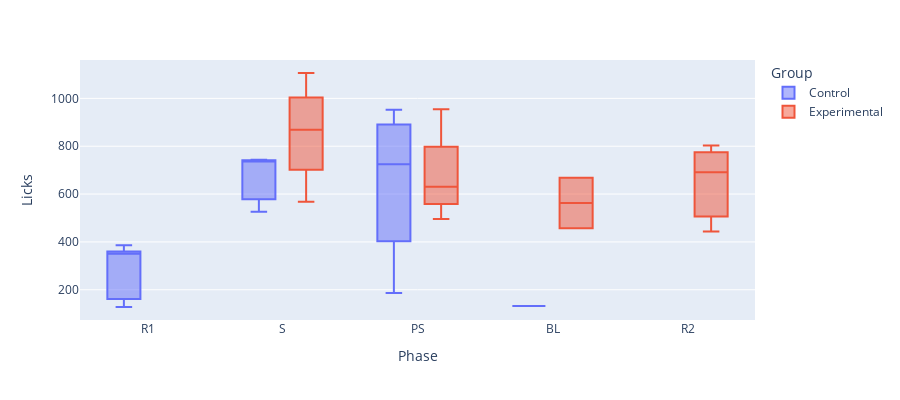

Notebook source saved alongside this figure:
### Code cell
import plotly.express as px
px.box(df_resamp,x='Phase',y='Licks',
       color='Group',hover_name='Mouse_ID',height=400)#,
#       category_orders=['BL','S','PS','R1','R2'])#,points='suspectedoutliers')

### Figure 1 — Plotly figure (JSON) as saved in the notebook; plotly's stock layout.template omitted (floating-point values rounded to 4 significant figures)
{"data": [{"alignmentgroup": "True", "hovertemplate": "<b>%{hovertext}</b><br><br>Group=Control<br>Phase=%{x}<br>Licks=%{y}<extra></extra>", "hovertext": [2, 1, 4, 22, 22, 3, 15, 14, 4, 14, 13, 1, 3], "legendgroup": "Control", "marker": {"color": "#636efa"}, "name": "Control", "notched": false, "offsetgroup": "Control", "orientation": "v", "showlegend": true, "type": "box", "x": ["R1", "R1", "S", "PS", "BL", "PS", "PS", "R1", "S", "PS", "R1", "R1", "S"], "x0": " ", "xaxis": "x", "y": [128, 351, 736, 186, 132, 952, 619, 386, 526, 830, 172, 351, 743], "y0": " ", "yaxis": "y"}, {"alignmentgroup": "True", "hovertemplate": "<b>%{hovertext}</b><br><br>Group=Experimental<br>Phase=%{x}<br>Licks=%{y}<extra></extra>", "hovertext": [16, 18, 9, 10, 7, 11, 10, 11, 9, 10, 18, 18, 17], "legendgroup": "Experimental", "marker": {"color": "#EF553B"}, "name": "Experimental", "notched": false, "offsetgroup": "Experimental", "orientation": "v", "showlegend": true, "type": "box", "x": ["S", "R2", "BL", "S", "PS", "PS", "S", "R2", "R2", "S", "PS", "PS", "BL"], "x0": " ", "xaxis": "x", "y": [568, 803, 668, 902, 621, 641, 1106, 691, 444, 835, 496, 954, 457], "y0": " ", "yaxis": "y"}], "layout": {"boxmode": "group", "height": 400, "legend": {"title": {"text": "Group"}, "tracegroupgap": 0}, "margin": {"t": 60}, "xaxis": {"anchor": "y", "domain": [0, 1], "title": {"text": "Phase"}}, "yaxis": {"anchor": "x", "domain": [0, 1], "title": {"text": "Licks"}}}}
